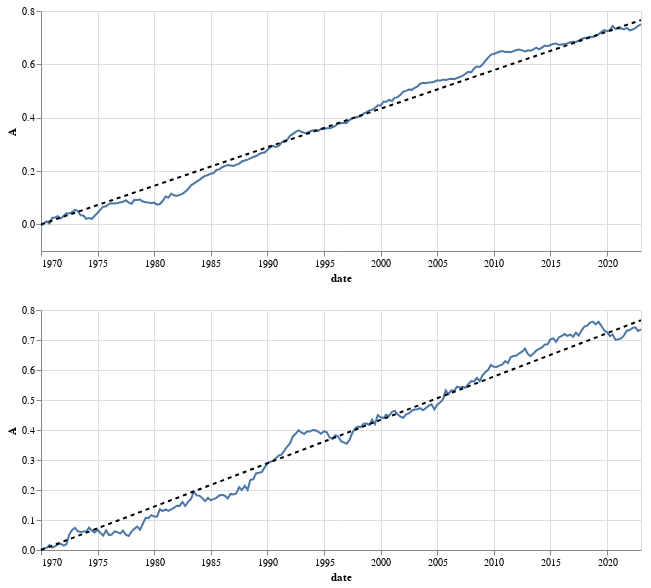

The code cell stored with this chart in its notebook:
### Code cell
model_a.plot_data_variable('A_stat',with_trend=True)\
& model_a.plot_sim_variable('A_stat',with_trend=True)

### Figure 1 — Vega-Lite specification as saved in the notebook (floating-point values rounded to 4 significant figures; data arrays with more than 128 entries replaced by an {"elided": "..."} marker saying what was removed)
{"config": {"view": {"continuousWidth": 300, "continuousHeight": 300}}, "vconcat": [{"layer": [{"mark": {"type": "line"}, "encoding": {"x": {"field": "date", "type": "temporal"}, "y": {"field": "A_stat", "scale": {"zero": false}, "title": "A", "type": "quantitative"}}}, {"mark": {"type": "line", "color": "black", "strokeDash": [4, 4]}, "encoding": {"x": {"field": "date", "type": "temporal"}, "y": {"field": "trend", "type": "quantitative"}}}], "data": {"name": "data-628235e83f905ad487a64104cf0a86ed"}, "height": 240, "width": 600}, {"layer": [{"mark": {"type": "line"}, "encoding": {"x": {"field": "date", "type": "temporal"}, "y": {"field": "A_stat", "scale": {"zero": false}, "title": "A", "type": "quantitative"}}}, {"mark": {"type": "line", "color": "black", "strokeDash": [4, 4]}, "encoding": {"x": {"field": "date", "type": "temporal"}, "y": {"field": "trend", "type": "quantitative"}}}], "data": {"name": "data-1a81eda61bf90e499ed94c04b2c92a2d"}, "height": 240, "width": 600}], "$schema": "https://vega.github.io/schema/vega-lite/v5.20.1.json", "datasets": {"data-628235e83f905ad487a64104cf0a86ed": {"elided": "213 records"}, "data-1a81eda61bf90e499ed94c04b2c92a2d": {"elided": "213 records"}}}
